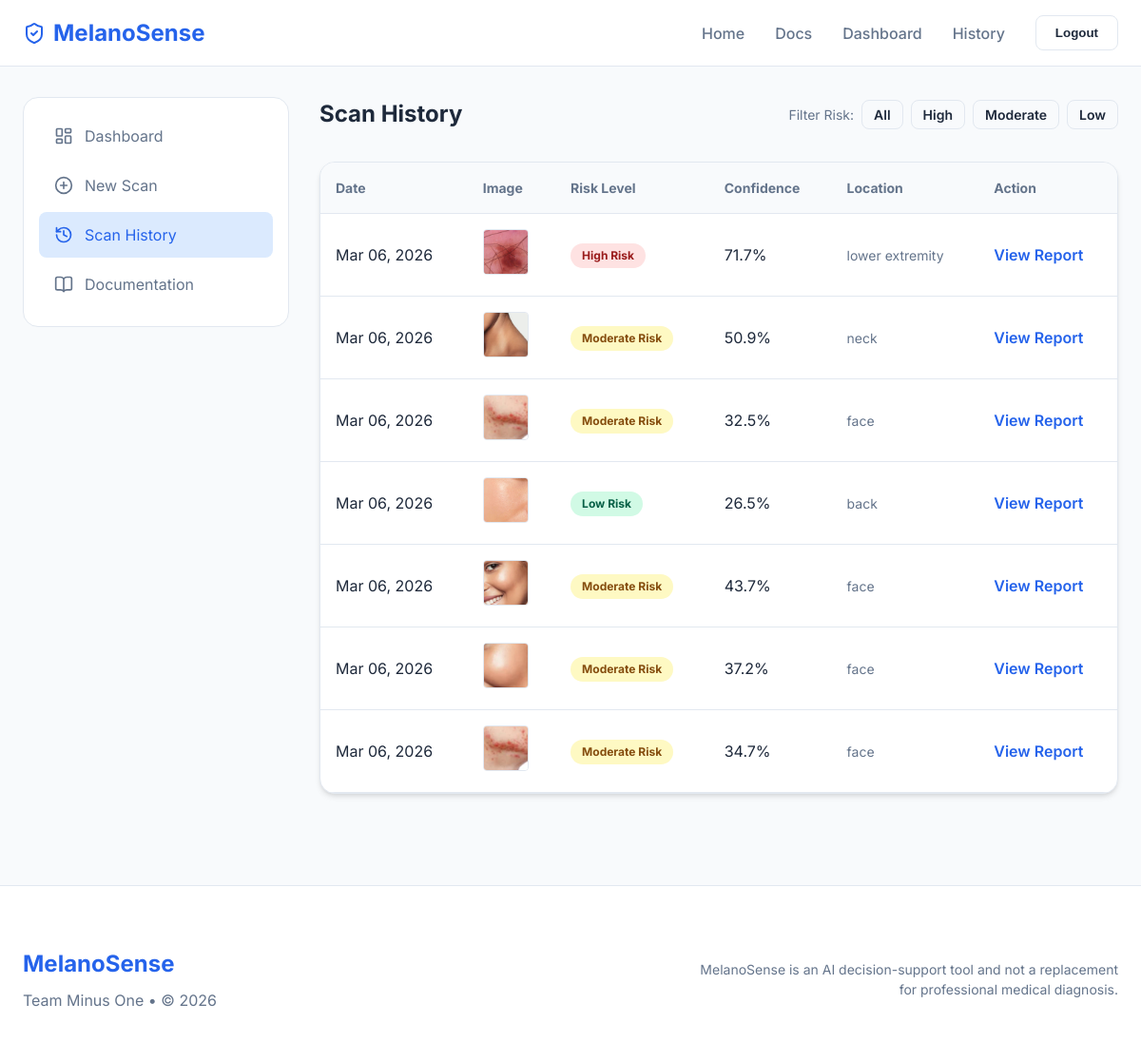
/history/ (signed in), run on an earlier commit of the app's database.
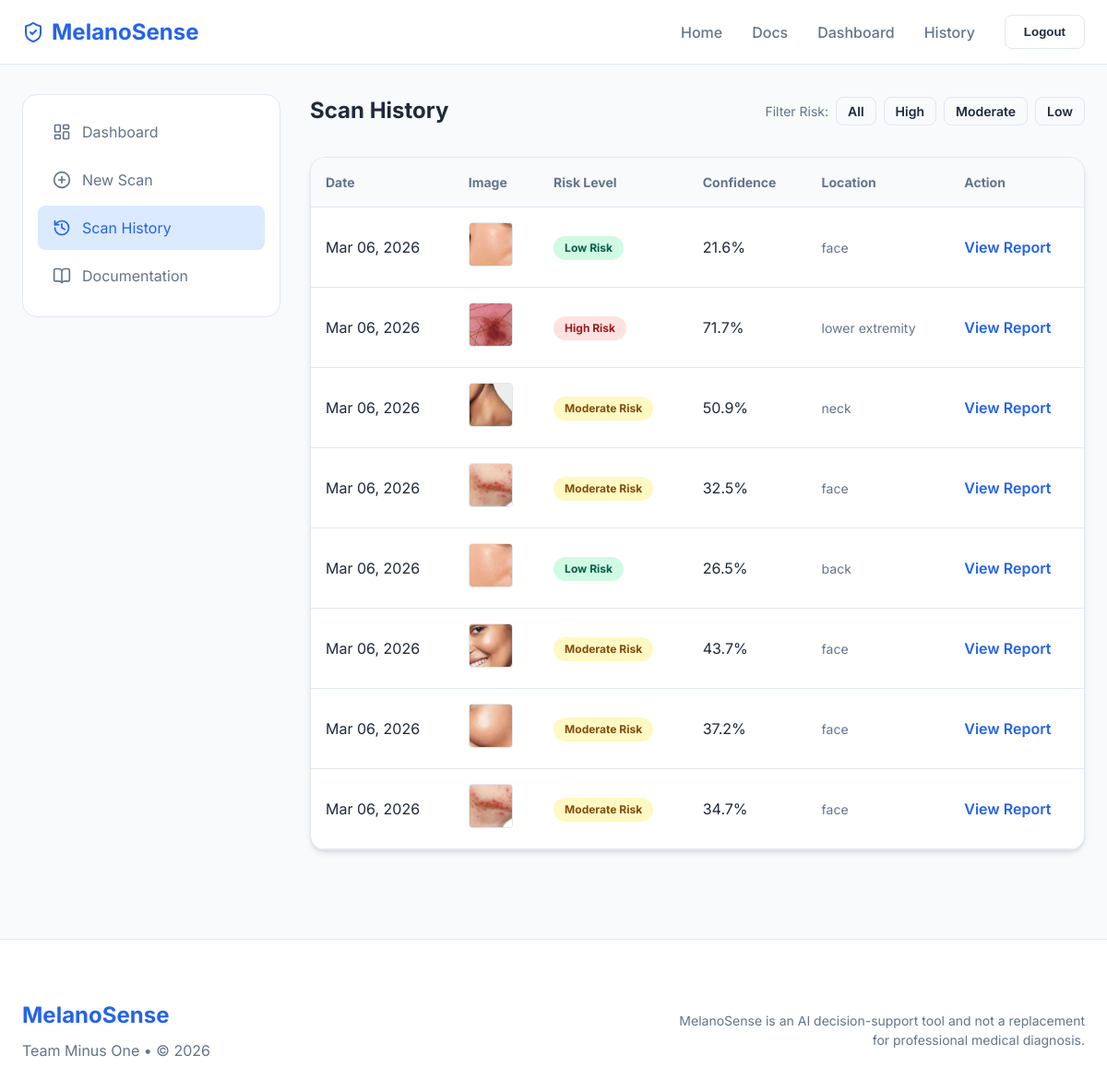
And on a later commit of the database.
### predictor/models.py (models this page shows, shortened)
class Scan(models.Model):
    id = models.UUIDField(primary_key=True, default=uuid.uuid4, editable=False)
    user = models.ForeignKey(User, on_delete=models.CASCADE, related_name='scans')
    image = models.ForeignKey(MedicalImage, on_delete=models.CASCADE)
    risk_level = models.CharField(max_length=20, choices=[('Low', 'Low Risk'), ('Moderate', 'Moderate Risk'), ('High', 'High Risk')])
    confidence = models.FloatField()
    age = models.IntegerField()
    sex = models.CharField(max_length=10)
    localization = models.CharField(max_length=50)
    heatmap_image = models.ImageField(upload_to='analysis/heatmaps/', null=True, blank=True)
    roi_image = models.ImageField(upload_to='analysis/roi/', null=True, blank=True)
    created_at = models.DateTimeField(auto_now_add=True)

class MedicalImage(models.Model):
    id = models.UUIDField(primary_key=True, default=uuid.uuid4, editable=False)
    original_file = models.ImageField(upload_to='medical_images/originals/')
    uploaded_at = models.DateTimeField(auto_now_add=True)

### predictor/views.py (the view)
# urls.py: path('history/', views.history, name='history'),
@login_required
def history(request):
    risk_filter = request.GET.get('risk')
    scans = Scan.objects.filter(user=request.user).order_by('-created_at')
    if risk_filter in ['Low', 'Moderate', 'High']:
        scans = scans.filter(risk_level=risk_filter)
    return render(request, 'dashboard/history.html', {
        'scans': scans,
        'selected_risk': risk_filter
    })

### templates/dashboard/history.html (shortened to what this page needs)
{% extends 'base.html' %}
{% load static %}
{% block content %}
<div class="container">
    <div class="dashboard-grid">
        <aside class="sidebar">
            <a href="/dashboard" class="sidebar-link">
                <i data-lucide="layout-dashboard" style="width: 20px;"></i>
                Dashboard
            </a>
            <a href="/scan" class="sidebar-link">
                <i data-lucide="plus-circle" style="width: 20px;"></i>
                New Scan
            </a>
            <a href="/history" class="sidebar-link active">
                <i data-lucide="history" style="width: 20px;"></i>
                Scan History
            </a>
            <a href="/documentation" class="sidebar-link">
                <i data-lucide="book-open" style="width: 20px;"></i>
                Documentation
            </a>
        </aside>
        <section>
            <div class="flex-between mb-4">
                <h1>Scan History</h1>
                <div class="flex gap-1" style="align-items: center;">
                    <span class="text-sm" style="color: var(--text-muted);">Filter Risk:</span>
                    <a href="/history" class="btn btn-outline {% if not selected_risk %}active{% endif %}"
                        style="padding: 0.25rem 0.75rem; font-size: 0.875rem;">All</a>
                    <a href="/history?risk=High"
                        class="btn btn-outline {% if selected_risk == 'High' %}active{% endif %}"
                        style="padding: 0.25rem 0.75rem; font-size: 0.875rem;">High</a>
                    <a href="/history?risk=Moderate"
                        class="btn btn-outline {% if selected_risk == 'Moderate' %}active{% endif %}"
                        style="padding: 0.25rem 0.75rem; font-size: 0.875rem;">Moderate</a>
                    <a href="/history?risk=Low" class="btn btn-outline {% if selected_risk == 'Low' %}active{% endif %}"
                        style="padding: 0.25rem 0.75rem; font-size: 0.875rem;">Low</a>
                </div>
            </div>
            {% if scans %}
            <div class="card table-container">
                <table class="table">
                    <thead>
                        <tr>
                            <th>Date</th>
                            <th>Image</th>
                            <th>Risk Level</th>
                            <th>Confidence</th>
                            <th>Location</th>
                            <th>Action</th>
                        </tr>
                    </thead>
                    <tbody>
                        {% for scan in scans %}
                        <tr>
                            <td>{{ scan.created_at|date:"M d, Y" }}</td>
                            <td>
                                <img src="{{ scan.image.original_file.url }}" alt="Lesion scan"
                                    style="width: 48px; height: 48px; object-fit: cover; border-radius: 0.25rem; border: 1px solid var(--border);">
                            </td>
                            <td>
                                <span class="badge risk-{{ scan.risk_level|lower|cut:' risk' }} text-xs">
                                    {{ scan.risk_level }}{% if 'Risk' not in scan.risk_level %} Risk{% endif %}
                                </span>
                            </td>
                            <td>{{ scan.confidence|floatformat:1 }}%</td>
                            <td class="text-sm" style="color: var(--text-muted);">{{ scan.localization }}</td>
                            <td>
                                <a href="/scan/?id={{ scan.id }}" class="font-semibold"
                                    style="color: var(--primary); text-decoration: none;">View Report</a>
                            </td>
                        </tr>
                        {% endfor %}
                    </tbody>
                </table>
            </div>
            {% endif %}
        </section>
    </div>
</div>
{% endblock %}

What changed in the data, as far as the page shows it:
added Scan: created_at "Mar 06, 2026", image.original_file (picture), risk_level "Low", shows "Risk", confidence "21.6", localization "face"
